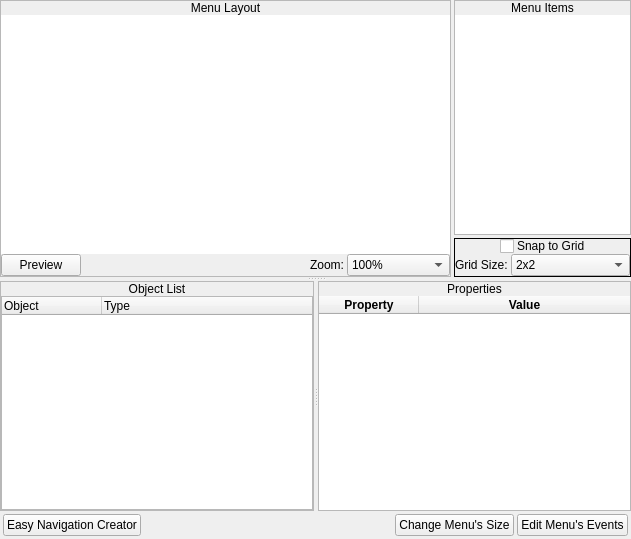
<?xml version="1.0" encoding="UTF-8"?>
<ui version="4.0">
 <class>ScreenLayouts_PopupMenu</class>
 <widget class="QWidget" name="ScreenLayouts_PopupMenu">
  <property name="geometry">
   <rect>
    <x>0</x>
    <y>0</y>
    <width>631</width>
    <height>539</height>
   </rect>
  </property>
  <property name="minimumSize">
   <size>
    <width>631</width>
    <height>539</height>
   </size>
  </property>
  <property name="maximumSize">
   <size>
    <width>631</width>
    <height>539</height>
   </size>
  </property>
  <property name="windowTitle">
   <string>Popup Menu Layout</string>
  </property>
  <property name="windowIcon">
   <iconset resource="gui_icons.qrc">
    <normaloff>:/icons/openrpgmaker.png</normaloff>:/icons/openrpgmaker.png</iconset>
  </property>
  <property name="styleSheet">
   <string notr="true">.QFrame
{
	border-width: 1px;
	border-style: solid;
	border-color: palette(window-text);
}

.QFrame&gt;QLabel
{
	border-width: 0px;
	background-color: palette(window-text);
	color: palette(window);
	font-weight: bold;
}

.QFrame&gt;QCheckBox
{
	background-color: palette(window-text);
	border-width: 0px;
	border-style: none;
	color: palette(window);
	spacing: 3px;
	font-weight: bold;
	padding: 0px 0px 0px 3px;
}

.QFrame&gt;QCheckBox::indicator
{
	min-width: 8px;
	max-width: 8px;
	min-height: 8px;
	max-height: 8px;
	width: 8px;
	height: 8px;
	border-width: 2px;
	border-radius: 0px;
	border-style: ridge;
	border-color: palette(mid);
}

.QFrame&gt;QCheckBox::indicator:unchecked
{
	background-color: palette(base);
}

.QFrame&gt;QCheckBox::indicator:checked
{
	background-color: palette(window-text);
}

.QFrame&gt;QCheckBox::indicator:hover
{
	border-color: palette(highlight);
}</string>
  </property>
  <layout class="QVBoxLayout" name="verticalLayout">
   <property name="spacing">
    <number>3</number>
   </property>
   <property name="margin">
    <number>0</number>
   </property>
   <item>
    <widget class="QSplitter" name="splitter_2">
     <property name="orientation">
      <enum>Qt::Vertical</enum>
     </property>
     <widget class="QWidget" name="layoutWidget">
      <layout class="QHBoxLayout" name="horizontalLayout_3">
       <property name="spacing">
        <number>3</number>
       </property>
       <item>
        <widget class="QFrame" name="frmPreview">
         <property name="frameShape">
          <enum>QFrame::StyledPanel</enum>
         </property>
         <property name="frameShadow">
          <enum>QFrame::Raised</enum>
         </property>
         <layout class="QVBoxLayout" name="verticalLayout_4">
          <property name="spacing">
           <number>0</number>
          </property>
          <property name="margin">
           <number>0</number>
          </property>
          <item>
           <widget class="QWidget" name="widget_2" native="true">
            <layout class="QVBoxLayout" name="verticalLayout_5">
             <property name="spacing">
              <number>0</number>
             </property>
             <property name="margin">
              <number>0</number>
             </property>
             <item>
              <widget class="QWidget" name="widget_7" native="true">
               <property name="styleSheet">
                <string notr="true">.QWidget
{
	border-width: 1px;
	border-style: solid;
	border-color: palette(window-text);
	background-color: palette(window-text);
}

.QWidget&gt;QLabel
{
	border-width: 0px;
	background-color: palette(window-text);
	color: palette(window);
	font-weight: bold;
}</string>
               </property>
               <layout class="QHBoxLayout" name="horizontalLayout">
                <property name="spacing">
                 <number>0</number>
                </property>
                <property name="margin">
                 <number>0</number>
                </property>
                <item>
                 <widget class="QLabel" name="label_2">
                  <property name="sizePolicy">
                   <sizepolicy hsizetype="Preferred" vsizetype="Fixed">
                    <horstretch>0</horstretch>
                    <verstretch>0</verstretch>
                   </sizepolicy>
                  </property>
                  <property name="text">
                   <string>Menu Layout</string>
                  </property>
                  <property name="alignment">
                   <set>Qt::AlignCenter</set>
                  </property>
                 </widget>
                </item>
               </layout>
              </widget>
             </item>
             <item>
              <widget class="ImageView" name="gvPopupMenuLayout">
               <property name="mouseTracking">
                <bool>true</bool>
               </property>
               <property name="contextMenuPolicy">
                <enum>Qt::CustomContextMenu</enum>
               </property>
               <property name="frameShape">
                <enum>QFrame::NoFrame</enum>
               </property>
               <property name="viewportUpdateMode">
                <enum>QGraphicsView::FullViewportUpdate</enum>
               </property>
              </widget>
             </item>
             <item>
              <widget class="QWidget" name="widget_3" native="true">
               <layout class="QHBoxLayout" name="horizontalLayout_2">
                <property name="spacing">
                 <number>3</number>
                </property>
                <property name="margin">
                 <number>0</number>
                </property>
                <item>
                 <widget class="QPushButton" name="bPreview">
                  <property name="text">
                   <string>Preview</string>
                  </property>
                 </widget>
                </item>
                <item>
                 <spacer name="horizontalSpacer">
                  <property name="orientation">
                   <enum>Qt::Horizontal</enum>
                  </property>
                  <property name="sizeHint" stdset="0">
                   <size>
                    <width>40</width>
                    <height>20</height>
                   </size>
                  </property>
                 </spacer>
                </item>
                <item>
                 <widget class="QLabel" name="label_3">
                  <property name="text">
                   <string>Zoom:</string>
                  </property>
                 </widget>
                </item>
                <item>
                 <widget class="QComboBox" name="cboxZoom">
                  <property name="currentIndex">
                   <number>3</number>
                  </property>
                  <item>
                   <property name="text">
                    <string>25%</string>
                   </property>
                  </item>
                  <item>
                   <property name="text">
                    <string>50%</string>
                   </property>
                  </item>
                  <item>
                   <property name="text">
                    <string>75%</string>
                   </property>
                  </item>
                  <item>
                   <property name="text">
                    <string>100%</string>
                   </property>
                  </item>
                  <item>
                   <property name="text">
                    <string>150%</string>
                   </property>
                  </item>
                  <item>
                   <property name="text">
                    <string>200%</string>
                   </property>
                  </item>
                  <item>
                   <property name="text">
                    <string>Fit to Window</string>
                   </property>
                  </item>
                 </widget>
                </item>
               </layout>
              </widget>
             </item>
            </layout>
           </widget>
          </item>
         </layout>
        </widget>
       </item>
       <item>
        <widget class="QWidget" name="widget" native="true">
         <property name="sizePolicy">
          <sizepolicy hsizetype="Fixed" vsizetype="Preferred">
           <horstretch>0</horstretch>
           <verstretch>0</verstretch>
          </sizepolicy>
         </property>
         <layout class="QVBoxLayout" name="verticalLayout_2">
          <property name="spacing">
           <number>3</number>
          </property>
          <property name="margin">
           <number>0</number>
          </property>
          <item>
           <widget class="QFrame" name="frame_3">
            <property name="sizePolicy">
             <sizepolicy hsizetype="Fixed" vsizetype="Preferred">
              <horstretch>0</horstretch>
              <verstretch>0</verstretch>
             </sizepolicy>
            </property>
            <property name="frameShape">
             <enum>QFrame::StyledPanel</enum>
            </property>
            <property name="frameShadow">
             <enum>QFrame::Raised</enum>
            </property>
            <layout class="QVBoxLayout" name="verticalLayout_6">
             <property name="spacing">
              <number>0</number>
             </property>
             <property name="margin">
              <number>0</number>
             </property>
             <item>
              <widget class="QLabel" name="label_4">
               <property name="sizePolicy">
                <sizepolicy hsizetype="Preferred" vsizetype="Fixed">
                 <horstretch>0</horstretch>
                 <verstretch>0</verstretch>
                </sizepolicy>
               </property>
               <property name="text">
                <string>Menu Items</string>
               </property>
               <property name="alignment">
                <set>Qt::AlignCenter</set>
               </property>
              </widget>
             </item>
             <item>
              <widget class="QWidget" name="widget_4" native="true">
               <layout class="QVBoxLayout" name="verticalLayout_7">
                <property name="spacing">
                 <number>0</number>
                </property>
                <property name="margin">
                 <number>0</number>
                </property>
                <item>
                 <widget class="MenuItemList" name="lwMenuItems">
                  <property name="sizePolicy">
                   <sizepolicy hsizetype="Fixed" vsizetype="Expanding">
                    <horstretch>0</horstretch>
                    <verstretch>0</verstretch>
                   </sizepolicy>
                  </property>
                  <property name="minimumSize">
                   <size>
                    <width>175</width>
                    <height>0</height>
                   </size>
                  </property>
                  <property name="maximumSize">
                   <size>
                    <width>175</width>
                    <height>16777215</height>
                   </size>
                  </property>
                  <property name="font">
                   <font>
                    <pointsize>12</pointsize>
                    <weight>75</weight>
                    <bold>true</bold>
                   </font>
                  </property>
                  <property name="frameShape">
                   <enum>QFrame::NoFrame</enum>
                  </property>
                  <property name="horizontalScrollBarPolicy">
                   <enum>Qt::ScrollBarAlwaysOff</enum>
                  </property>
                  <property name="dragDropMode">
                   <enum>QAbstractItemView::DragOnly</enum>
                  </property>
                  <property name="iconSize">
                   <size>
                    <width>32</width>
                    <height>32</height>
                   </size>
                  </property>
                  <property name="spacing">
                   <number>3</number>
                  </property>
                 </widget>
                </item>
               </layout>
              </widget>
             </item>
            </layout>
           </widget>
          </item>
          <item>
           <widget class="QFrame" name="frame_30">
            <property name="sizePolicy">
             <sizepolicy hsizetype="Preferred" vsizetype="Preferred">
              <horstretch>0</horstretch>
              <verstretch>0</verstretch>
             </sizepolicy>
            </property>
            <property name="frameShape">
             <enum>QFrame::Box</enum>
            </property>
            <property name="frameShadow">
             <enum>QFrame::Plain</enum>
            </property>
            <layout class="QVBoxLayout" name="verticalLayout_39">
             <property name="spacing">
              <number>0</number>
             </property>
             <property name="margin">
              <number>0</number>
             </property>
             <item>
              <widget class="QWidget" name="widget_23" native="true">
               <property name="sizePolicy">
                <sizepolicy hsizetype="Preferred" vsizetype="Fixed">
                 <horstretch>0</horstretch>
                 <verstretch>0</verstretch>
                </sizepolicy>
               </property>
               <property name="styleSheet">
                <string notr="true">.QWidget
{
	border-width: 1px;
	border-style: solid;
	border-color: palette(window-text);
	background-color: palette(window-text);
}

.QWidget&gt;QLabel
{
	border-width: 0px;
	background-color: palette(window-text);
	color: palette(window);
	font-weight: bold;
}</string>
               </property>
               <layout class="QHBoxLayout" name="horizontalLayout_25">
                <property name="spacing">
                 <number>3</number>
                </property>
                <property name="margin">
                 <number>0</number>
                </property>
                <item>
                 <spacer name="horizontalSpacer_7">
                  <property name="orientation">
                   <enum>Qt::Horizontal</enum>
                  </property>
                  <property name="sizeHint" stdset="0">
                   <size>
                    <width>10</width>
                    <height>15</height>
                   </size>
                  </property>
                 </spacer>
                </item>
                <item>
                 <widget class="QCheckBox" name="cbSnapToGrid">
                  <property name="sizePolicy">
                   <sizepolicy hsizetype="Fixed" vsizetype="Fixed">
                    <horstretch>0</horstretch>
                    <verstretch>0</verstretch>
                   </sizepolicy>
                  </property>
                  <property name="text">
                   <string/>
                  </property>
                 </widget>
                </item>
                <item>
                 <widget class="QLabel" name="label_10">
                  <property name="sizePolicy">
                   <sizepolicy hsizetype="Fixed" vsizetype="Fixed">
                    <horstretch>0</horstretch>
                    <verstretch>0</verstretch>
                   </sizepolicy>
                  </property>
                  <property name="text">
                   <string>Snap to Grid</string>
                  </property>
                 </widget>
                </item>
                <item>
                 <spacer name="horizontalSpacer_8">
                  <property name="orientation">
                   <enum>Qt::Horizontal</enum>
                  </property>
                  <property name="sizeHint" stdset="0">
                   <size>
                    <width>10</width>
                    <height>15</height>
                   </size>
                  </property>
                 </spacer>
                </item>
               </layout>
              </widget>
             </item>
             <item>
              <widget class="QWidget" name="wSnapToGrid" native="true">
               <layout class="QHBoxLayout" name="horizontalLayout_24">
                <property name="spacing">
                 <number>3</number>
                </property>
                <property name="margin">
                 <number>0</number>
                </property>
                <item>
                 <widget class="QLabel" name="label">
                  <property name="sizePolicy">
                   <sizepolicy hsizetype="Fixed" vsizetype="Preferred">
                    <horstretch>0</horstretch>
                    <verstretch>0</verstretch>
                   </sizepolicy>
                  </property>
                  <property name="text">
                   <string>Grid Size:</string>
                  </property>
                 </widget>
                </item>
                <item>
                 <widget class="QComboBox" name="cboxGridSize">
                  <item>
                   <property name="text">
                    <string>2x2</string>
                   </property>
                  </item>
                  <item>
                   <property name="text">
                    <string>4x4</string>
                   </property>
                  </item>
                  <item>
                   <property name="text">
                    <string>8x8</string>
                   </property>
                  </item>
                  <item>
                   <property name="text">
                    <string>16x16</string>
                   </property>
                  </item>
                  <item>
                   <property name="text">
                    <string>32x32</string>
                   </property>
                  </item>
                  <item>
                   <property name="text">
                    <string>64x64</string>
                   </property>
                  </item>
                 </widget>
                </item>
               </layout>
              </widget>
             </item>
            </layout>
           </widget>
          </item>
         </layout>
        </widget>
       </item>
      </layout>
     </widget>
     <widget class="QSplitter" name="splitter">
      <property name="orientation">
       <enum>Qt::Horizontal</enum>
      </property>
      <widget class="QFrame" name="frame_5">
       <property name="frameShape">
        <enum>QFrame::StyledPanel</enum>
       </property>
       <property name="frameShadow">
        <enum>QFrame::Raised</enum>
       </property>
       <layout class="QVBoxLayout" name="verticalLayout_9">
        <property name="spacing">
         <number>0</number>
        </property>
        <property name="margin">
         <number>0</number>
        </property>
        <item>
         <widget class="QLabel" name="label_6">
          <property name="sizePolicy">
           <sizepolicy hsizetype="Preferred" vsizetype="Fixed">
            <horstretch>0</horstretch>
            <verstretch>0</verstretch>
           </sizepolicy>
          </property>
          <property name="text">
           <string>Object List</string>
          </property>
          <property name="alignment">
           <set>Qt::AlignCenter</set>
          </property>
         </widget>
        </item>
        <item>
         <widget class="QWidget" name="widget_6" native="true">
          <layout class="QVBoxLayout" name="verticalLayout_10">
           <property name="spacing">
            <number>0</number>
           </property>
           <property name="margin">
            <number>0</number>
           </property>
           <item>
            <widget class="QTreeWidget" name="twObjectList">
             <property name="contextMenuPolicy">
              <enum>Qt::CustomContextMenu</enum>
             </property>
             <property name="alternatingRowColors">
              <bool>true</bool>
             </property>
             <property name="verticalScrollMode">
              <enum>QAbstractItemView::ScrollPerPixel</enum>
             </property>
             <property name="expandsOnDoubleClick">
              <bool>false</bool>
             </property>
             <column>
              <property name="text">
               <string>Object</string>
              </property>
             </column>
             <column>
              <property name="text">
               <string>Type</string>
              </property>
             </column>
            </widget>
           </item>
          </layout>
         </widget>
        </item>
       </layout>
      </widget>
      <widget class="QFrame" name="frame_4">
       <property name="frameShape">
        <enum>QFrame::StyledPanel</enum>
       </property>
       <property name="frameShadow">
        <enum>QFrame::Raised</enum>
       </property>
       <layout class="QVBoxLayout" name="verticalLayout_8">
        <property name="spacing">
         <number>0</number>
        </property>
        <property name="margin">
         <number>0</number>
        </property>
        <item>
         <widget class="QLabel" name="label_5">
          <property name="sizePolicy">
           <sizepolicy hsizetype="Preferred" vsizetype="Fixed">
            <horstretch>0</horstretch>
            <verstretch>0</verstretch>
           </sizepolicy>
          </property>
          <property name="text">
           <string>Properties</string>
          </property>
          <property name="alignment">
           <set>Qt::AlignCenter</set>
          </property>
         </widget>
        </item>
        <item>
         <widget class="QWidget" name="widget_5" native="true">
          <layout class="QVBoxLayout" name="verticalLayout_11">
           <property name="spacing">
            <number>0</number>
           </property>
           <property name="margin">
            <number>0</number>
           </property>
           <item>
            <widget class="MenuObjectProperties" name="twProperties">
             <property name="font">
              <font>
               <weight>75</weight>
               <bold>true</bold>
              </font>
             </property>
             <property name="frameShape">
              <enum>QFrame::NoFrame</enum>
             </property>
             <property name="editTriggers">
              <set>QAbstractItemView::NoEditTriggers</set>
             </property>
             <property name="alternatingRowColors">
              <bool>true</bool>
             </property>
             <property name="selectionMode">
              <enum>QAbstractItemView::NoSelection</enum>
             </property>
             <property name="verticalScrollMode">
              <enum>QAbstractItemView::ScrollPerPixel</enum>
             </property>
             <property name="horizontalScrollMode">
              <enum>QAbstractItemView::ScrollPerPixel</enum>
             </property>
             <property name="wordWrap">
              <bool>false</bool>
             </property>
             <property name="cornerButtonEnabled">
              <bool>false</bool>
             </property>
             <attribute name="horizontalHeaderStretchLastSection">
              <bool>true</bool>
             </attribute>
             <attribute name="verticalHeaderVisible">
              <bool>false</bool>
             </attribute>
             <column>
              <property name="text">
               <string>Property</string>
              </property>
             </column>
             <column>
              <property name="text">
               <string>Value</string>
              </property>
             </column>
            </widget>
           </item>
          </layout>
         </widget>
        </item>
       </layout>
      </widget>
     </widget>
    </widget>
   </item>
   <item>
    <widget class="QWidget" name="widget_8" native="true">
     <property name="sizePolicy">
      <sizepolicy hsizetype="Preferred" vsizetype="Fixed">
       <horstretch>0</horstretch>
       <verstretch>0</verstretch>
      </sizepolicy>
     </property>
     <layout class="QHBoxLayout" name="horizontalLayout_4">
      <property name="spacing">
       <number>3</number>
      </property>
      <property name="leftMargin">
       <number>3</number>
      </property>
      <property name="topMargin">
       <number>0</number>
      </property>
      <property name="rightMargin">
       <number>3</number>
      </property>
      <property name="bottomMargin">
       <number>3</number>
      </property>
      <item>
       <widget class="QPushButton" name="bEasyNavigationCreator">
        <property name="text">
         <string>Easy Navigation Creator</string>
        </property>
       </widget>
      </item>
      <item>
       <spacer name="horizontalSpacer_2">
        <property name="orientation">
         <enum>Qt::Horizontal</enum>
        </property>
        <property name="sizeHint" stdset="0">
         <size>
          <width>40</width>
          <height>20</height>
         </size>
        </property>
       </spacer>
      </item>
      <item>
       <widget class="QPushButton" name="bChangeSize">
        <property name="text">
         <string>Change Menu's Size</string>
        </property>
       </widget>
      </item>
      <item>
       <widget class="QPushButton" name="bEditMenusEvents">
        <property name="text">
         <string>Edit Menu's Events</string>
        </property>
       </widget>
      </item>
     </layout>
    </widget>
   </item>
  </layout>
  <action name="aDeleteItem">
   <property name="icon">
    <iconset resource="gui_icons.qrc">
     <normaloff>:/icons/editdelete.png</normaloff>:/icons/editdelete.png</iconset>
   </property>
   <property name="text">
    <string>Delete Item</string>
   </property>
  </action>
  <action name="aCopy">
   <property name="icon">
    <iconset resource="gui_icons.qrc">
     <normaloff>:/icons/editcopy.png</normaloff>:/icons/editcopy.png</iconset>
   </property>
   <property name="text">
    <string>Copy</string>
   </property>
   <property name="toolTip">
    <string>Copy</string>
   </property>
  </action>
  <action name="aPaste">
   <property name="icon">
    <iconset resource="gui_icons.qrc">
     <normaloff>:/icons/editpaste.png</normaloff>:/icons/editpaste.png</iconset>
   </property>
   <property name="text">
    <string>Paste</string>
   </property>
  </action>
  <action name="aCut">
   <property name="icon">
    <iconset resource="gui_icons.qrc">
     <normaloff>:/icons/editcut.png</normaloff>:/icons/editcut.png</iconset>
   </property>
   <property name="text">
    <string>Cut</string>
   </property>
  </action>
 </widget>
 <customwidgets>
  <customwidget>
   <class>ImageView</class>
   <extends>QGraphicsView</extends>
   <header>imageview.h</header>
  </customwidget>
  <customwidget>
   <class>MenuItemList</class>
   <extends>QListWidget</extends>
   <header>menuitemlist.h</header>
  </customwidget>
  <customwidget>
   <class>MenuObjectProperties</class>
   <extends>QTableWidget</extends>
   <header>menuobjectproperties.h</header>
  </customwidget>
 </customwidgets>
 <resources>
  <include location="gui_icons.qrc"/>
 </resources>
 <connections/>
</ui>
